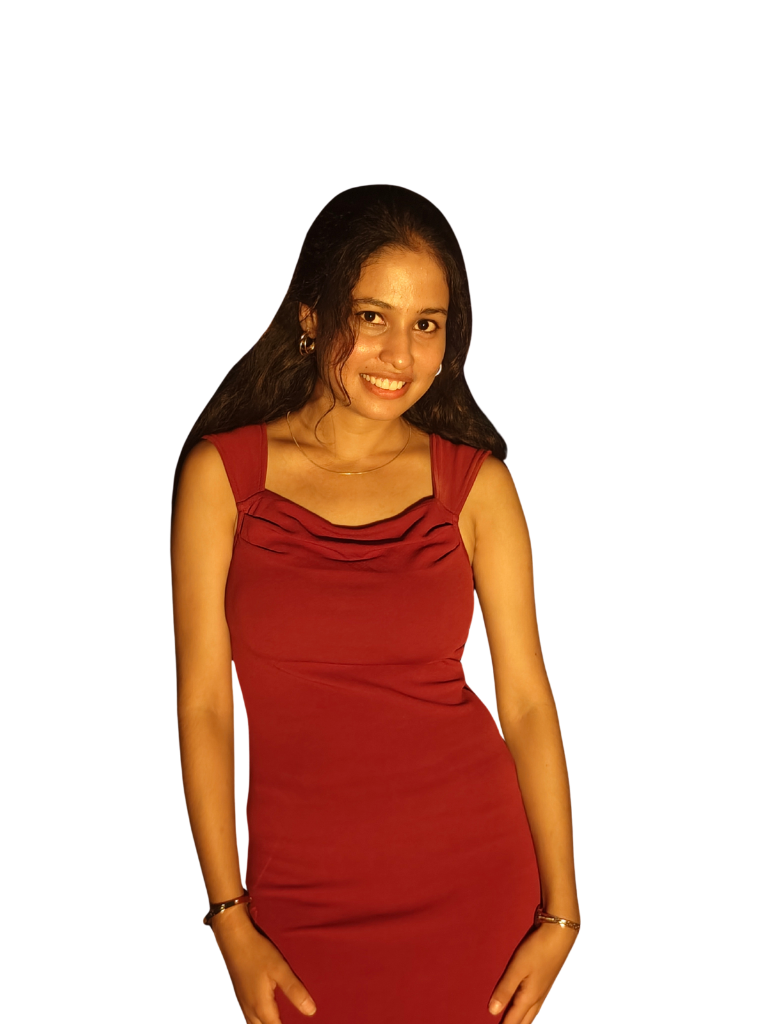
#> input picture tejaswini.png, 768 x 1024 px, found by its file name
$ python enhance_portrait.py
#> lines starting #> are read from the running program, lines starting #| are printed output that depends on the picture
import os
from PIL import Image, ImageEnhance, ImageFilter

input_path = r"d:\Portfolio_Teju\public\tejaswini.png"
output_png = r"d:\Portfolio_Teju\public\tejaswini.png"
output_jpg = r"d:\Portfolio_Teju\public\tejaswini.jpg"

print(f"Loading {input_path}...")
img = Image.open(input_path).convert("RGBA")
#> img is the input picture: PIL image 768x1024 RGBA; mean R, G, B, A 50.6, 19.2, 9, 83

# 1. Unsharp Mask Filter for sharp edge details
enhanced = img.filter(ImageFilter.UnsharpMask(radius=1.8, percent=140, threshold=2))

# 2. Enhance Sharpness
sharpness_enhancer = ImageEnhance.Sharpness(enhanced)
enhanced = sharpness_enhancer.enhance(1.6)

# 3. Enhance Contrast
contrast_enhancer = ImageEnhance.Contrast(enhanced)
enhanced = contrast_enhancer.enhance(1.12)
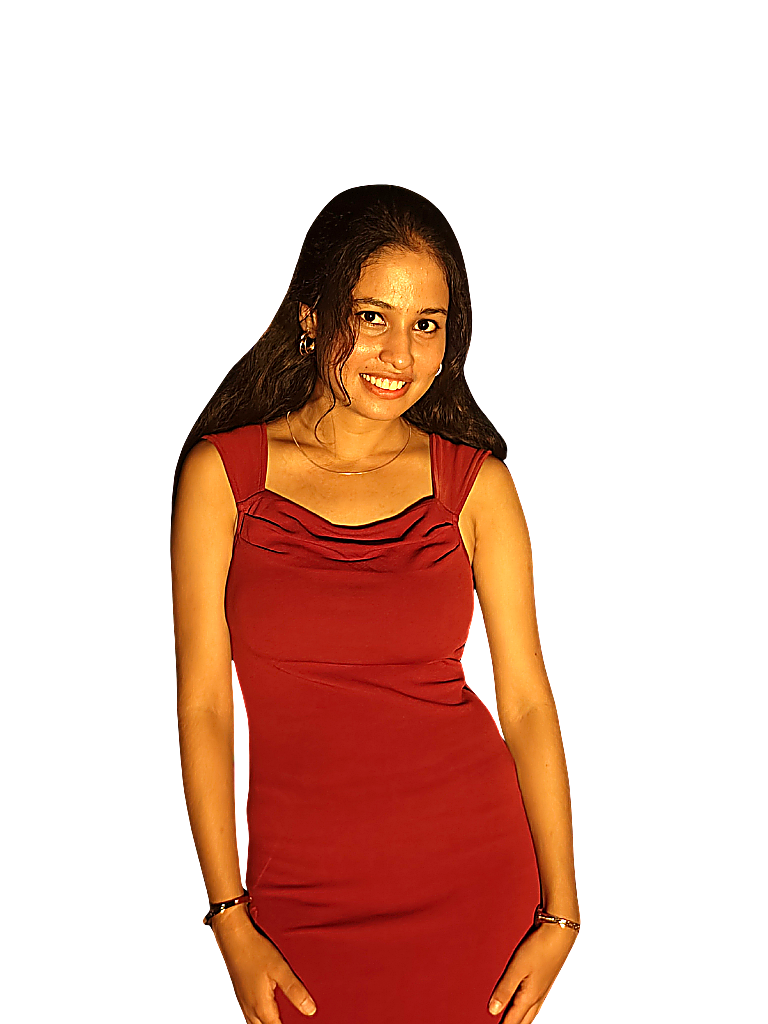
#> enhanced: PIL image 768x1024 RGBA; mean R, G, B, A 55.3, 20.4, 9, 83; transparent parts drawn white

# 4. Enhance Color Vibrancy
color_enhancer = ImageEnhance.Color(enhanced)
enhanced = color_enhancer.enhance(1.10)

# 5. Brightness adjustment for clear illumination
brightness_enhancer = ImageEnhance.Brightness(enhanced)
enhanced = brightness_enhancer.enhance(1.04)

# Save PNG with alpha
enhanced.save(output_png, "PNG")
print(f"Successfully saved enhanced PNG to {output_png}")

# Save JPG version with dark background
background = Image.new("RGB", enhanced.size, (7, 5, 6))
background.paste(enhanced, mask=enhanced.split()[3])
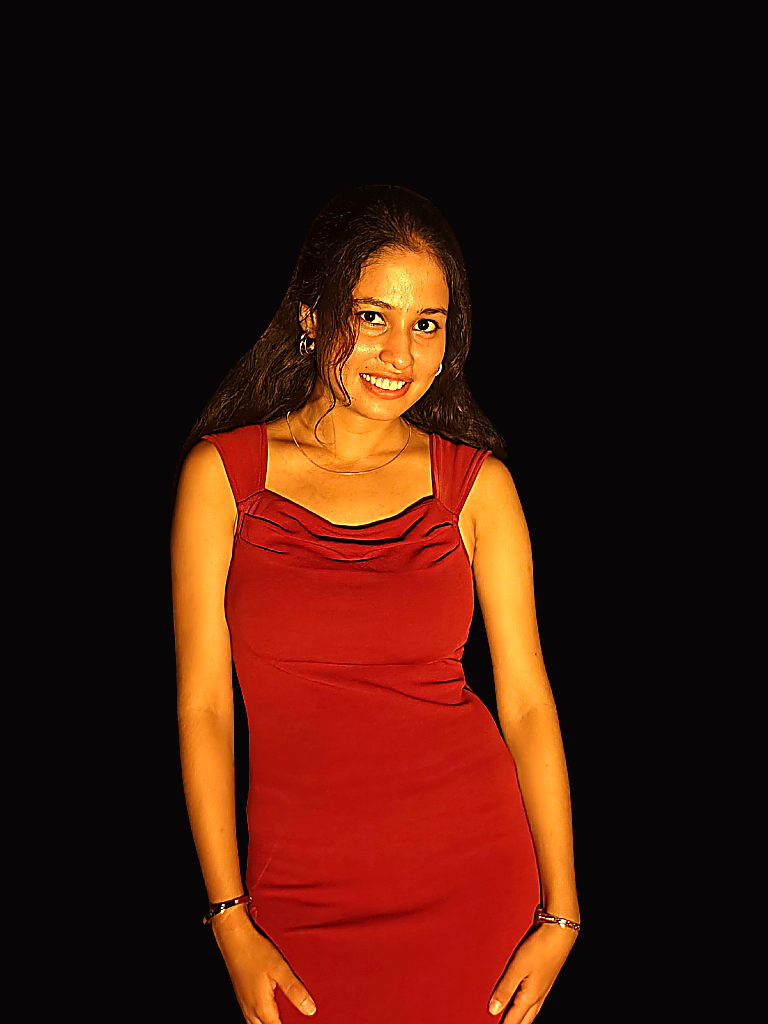
#> background: PIL image 768x1024 RGB; mean R, G, B 63.4, 23.1, 11
background.save(output_jpg, "JPEG", quality=95)
print(f"Successfully saved enhanced JPG to {output_jpg}")
